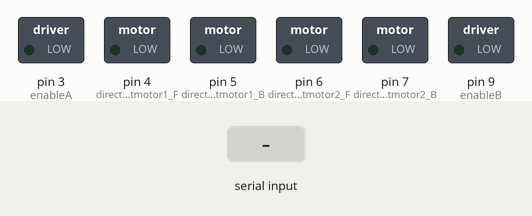
Simulated run of this sketch. Board: Arduino Uno, built with avr-gcc and run on an emulated ATmega328P. On the bench: switched loads named in the sketch (green lamp = pin HIGH). Inputs (shaded band) come from the test bench.

Above: at 1.2 s.
1.3 s: "F" received over Serial
At 2.5 s:
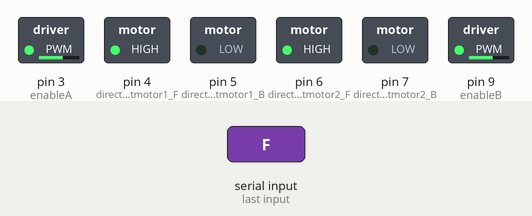
2.8 s: "B" received over Serial
At 3.7 s:
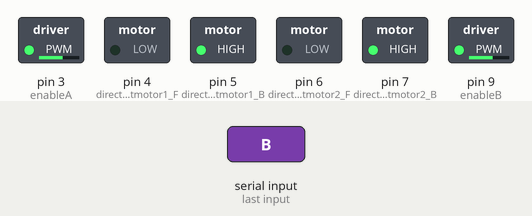
4.3 s: "L" received over Serial
At 4.8 s:
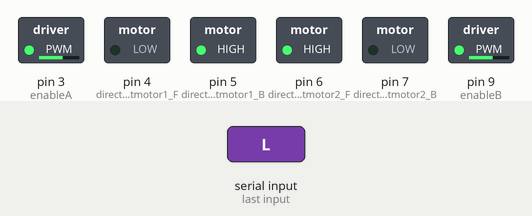
5.8 s: "R" received over Serial
At 7.0 s:
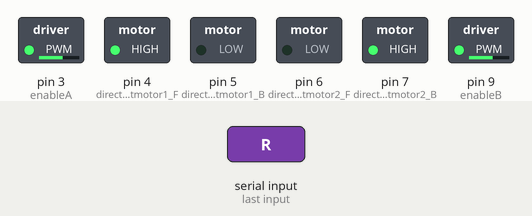
7.3 s: "S" received over Serial
At 8.3 s:
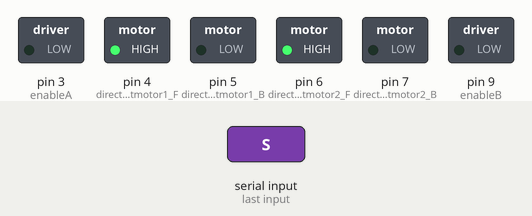
Timing chart, 0 to 9.8 s (numbered marks = the images above; inputs shaded):
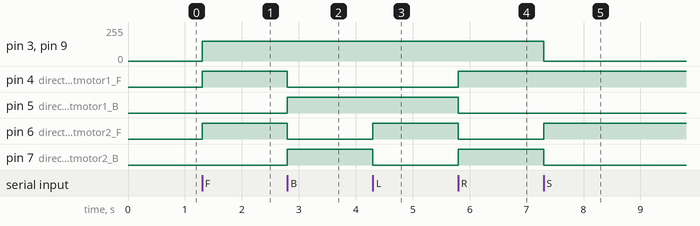

The sketch:

soccer-bot.ino
```cpp
  //code for motor driver dual L298N
//  mbmishu
//18101008
  #define direction_Leftmotor1_F 4 //for motor 1 forward
  #define direction_Leftmotor1_B 5 //for motor 1  backward
  #define direction_Rightmotor2_F 6  //for motor 2  forward
  #define direction_Rightmotor2_B 7//for motor 2  backward

  #define enableA 3 //speed control for left motor1
  #define enableB 9 //speed control for right motor2

  char bt = 'S';
  int motor_speed = 150 ;
  void setup()
  {
  Serial.begin(9600);
  pinMode(enableA, OUTPUT);
  pinMode(enableB, OUTPUT);

  pinMode(direction_Leftmotor1_F, OUTPUT);
  pinMode(direction_Leftmotor1_B, OUTPUT);
  pinMode(direction_Rightmotor2_F, OUTPUT);
  pinMode(direction_Rightmotor2_B, OUTPUT);

  }
  void loop(){

//    int leftmotor1_speed = motor_speed;
//    int rightmotor2_speed = motor_speed;
//
//    digitalWrite(direction_Leftmotor1_F, HIGH);
//    digitalWrite(direction_Leftmotor1_B, LOW);
//
//    digitalWrite(direction_Rightmotor2_F, HIGH);
//    digitalWrite(direction_Rightmotor2_B, LOW);
//
//    analogWrite(enableA, leftmotor1_speed);
//
//    analogWrite(enableB, rightmotor2_speed);

  bt = Serial.read();
  if(bt=='F')
  {
  forward();
  }

  if(bt=='B')
  {
  backward();
  }

  if(bt=='L')
  {
  left();
  }

  if(bt=='R')
  {
  right();
  }


  if(bt=='S')
  {
  Stop();
  }
  if(bt=='0')
  {
  motor_speed = 0;
  }
  if(bt=='1')
  {
  motor_speed = 130;
  }
  if(bt=='2')
  {
  motor_speed = 140;
  }
  if(bt=='3')
  {
  motor_speed = 150;
  }
  if(bt=='4')
  {
  motor_speed = 165;
  }
  if(bt=='5')
  {
  motor_speed = 180;
  }
  if(bt=='6')
  {
  motor_speed = 190;
  }
  if(bt=='7')
  {
  motor_speed = 204;
  }
  if(bt=='8')
  {
  motor_speed = 216;
  }
  if(bt=='9')
  {
  motor_speed = 230;
  }
  if(bt=='q')
  {
  motor_speed = 240;
  }
  }
  void forward()
  {
    int leftmotor1_speed = motor_speed;
    int rightmotor2_speed = motor_speed;

    digitalWrite(direction_Leftmotor1_F, HIGH);
    digitalWrite(direction_Leftmotor1_B, LOW);

    digitalWrite(direction_Rightmotor2_F, HIGH);
    digitalWrite(direction_Rightmotor2_B, LOW);

    analogWrite(enableA, leftmotor1_speed);

    analogWrite(enableB, rightmotor2_speed);


  }
  void backward()
  {
    int leftmotor1_speed = motor_speed;
    int rightmotor2_speed = motor_speed;

    digitalWrite(direction_Leftmotor1_F, LOW);
    digitalWrite(direction_Leftmotor1_B, HIGH);

    digitalWrite(direction_Rightmotor2_F, LOW);
    digitalWrite(direction_Rightmotor2_B, HIGH);

    analogWrite(enableA, leftmotor1_speed);

    analogWrite(enableB, rightmotor2_speed);

  }
  void right()
  {
    int leftmotor1_speed = motor_speed;
    int rightmotor2_speed = motor_speed;

    digitalWrite(direction_Leftmotor1_F, HIGH);
    digitalWrite(direction_Leftmotor1_B, LOW);

    digitalWrite(direction_Rightmotor2_F, LOW);
    digitalWrite(direction_Rightmotor2_B, HIGH);

    analogWrite(enableA, leftmotor1_speed);

    analogWrite(enableB, rightmotor2_speed);

  }
  void left()
  {
    int leftmotor1_speed = motor_speed;
    int rightmotor2_speed = motor_speed;

    digitalWrite(direction_Leftmotor1_F, LOW);
    digitalWrite(direction_Leftmotor1_B, HIGH);

    digitalWrite(direction_Rightmotor2_F, HIGH);
    digitalWrite(direction_Rightmotor2_B, LOW);

    analogWrite(enableA, leftmotor1_speed);

    analogWrite(enableB, rightmotor2_speed);

  }


  void Stop(){
    int leftmotor1_speed = 0;
    int rightmotor2_speed = 0;
    int leftmotor3_speed = 0;
    int rightmotor4_speed = 0;
    digitalWrite(direction_Leftmotor1_F, HIGH);
    digitalWrite(direction_Leftmotor1_B, LOW);

    digitalWrite(direction_Rightmotor2_F, HIGH);
    digitalWrite(direction_Rightmotor2_B, LOW);


    analogWrite(enableA, leftmotor1_speed);

    analogWrite(enableB, rightmotor2_speed);

  }
```

Measured:
- after the input at 1.3 s, pin 3 (enableA), pin 9 (enableB): 0/255 → 150/255 at once; pin 4 (direction_Leftmotor1_F), pin 6 (direction_Rightmotor2_F): LOW → HIGH at once
- after the input at 2.8 s, pin 4 (direction_Leftmotor1_F), pin 6 (direction_Rightmotor2_F): HIGH → LOW at once; pin 5 (direction_Leftmotor1_B), pin 7 (direction_Rightmotor2_B): LOW → HIGH at once
- after the input at 4.3 s, pin 6 (direction_Rightmotor2_F): LOW → HIGH at once; pin 7 (direction_Rightmotor2_B): HIGH → LOW at once
- after the input at 5.8 s, pin 4 (direction_Leftmotor1_F), pin 7 (direction_Rightmotor2_B): LOW → HIGH at once; pin 5 (direction_Leftmotor1_B), pin 6 (direction_Rightmotor2_F): HIGH → LOW at once
- after the input at 7.3 s, pin 3 (enableA), pin 9 (enableB): 150/255 → 0/255 at once; pin 6 (direction_Rightmotor2_F): LOW → HIGH at once; pin 7 (direction_Rightmotor2_B): HIGH → LOW at once
